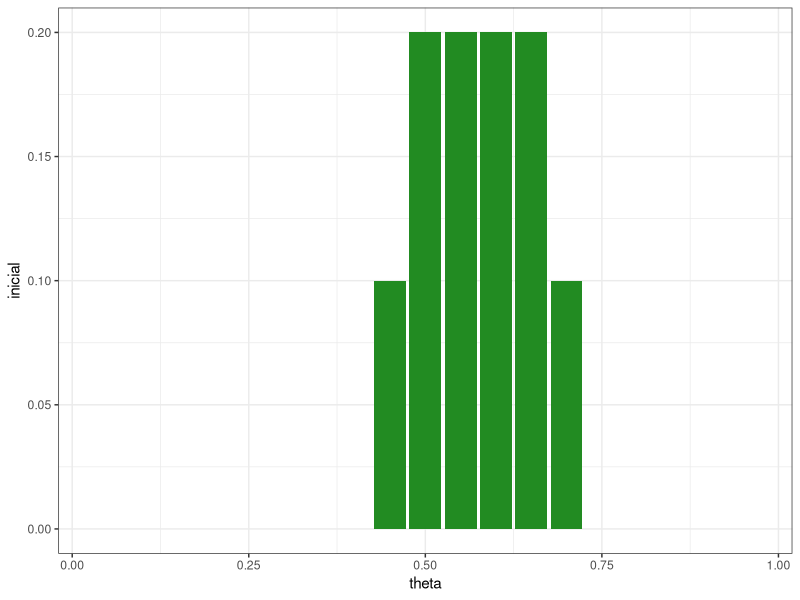
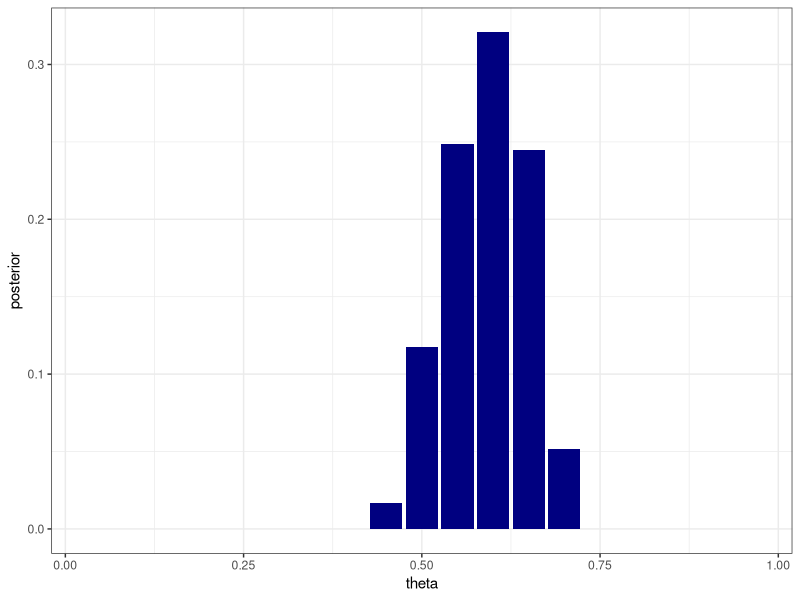

These charts were generated, in order, by the following R code:
## ---- chunk 1
knitr::opts_chunk$set(echo = TRUE)
## ---- chunk 2
library(tidyverse)
## ---- chunk 3
theta    <- seq(0.05,0.95, by=0.05)
prior    <- c(rep(0,8), c(0.1,0.2, 0.2, 0.2, 0.2, 0.1), rep(0,5))
prior_df <- data_frame(theta, prior)
prior_df

ggplot(prior_df)+theme_bw()+
  geom_bar(aes(x=theta, y=prior), stat = "identity", fill="forestgreen")+
  ylab("inicial")
## ---- chunk 4
# Estos son los nuevos datos que observo
N <- 50 # parejas
z <- 30 # niños

# Verosimilitud (viene de una Bernoulli)
Like    <- theta ^ z * (1 - theta) ^ (N - z)
product <- Like * prior

## ---- chunk 5
# Distribución posterior (normalizamos)
post <- product / sum(product)

dists <- bind_cols(prior_df, post = post)
round(dists, 3)
## ---- chunk 6
ggplot(dists)+theme_bw()+
  geom_bar(aes(theta,post), stat = "identity", fill="navyblue")+
  ylab("posterior")
## ---- chunk 7
px_M1  <- beta(z+60,N-z+40)/beta(60,40)
px_M2  <- beta(z+50,N-z+50)/beta(50,50)
Bayfac <- px_M1/px_M2
Bayfac
